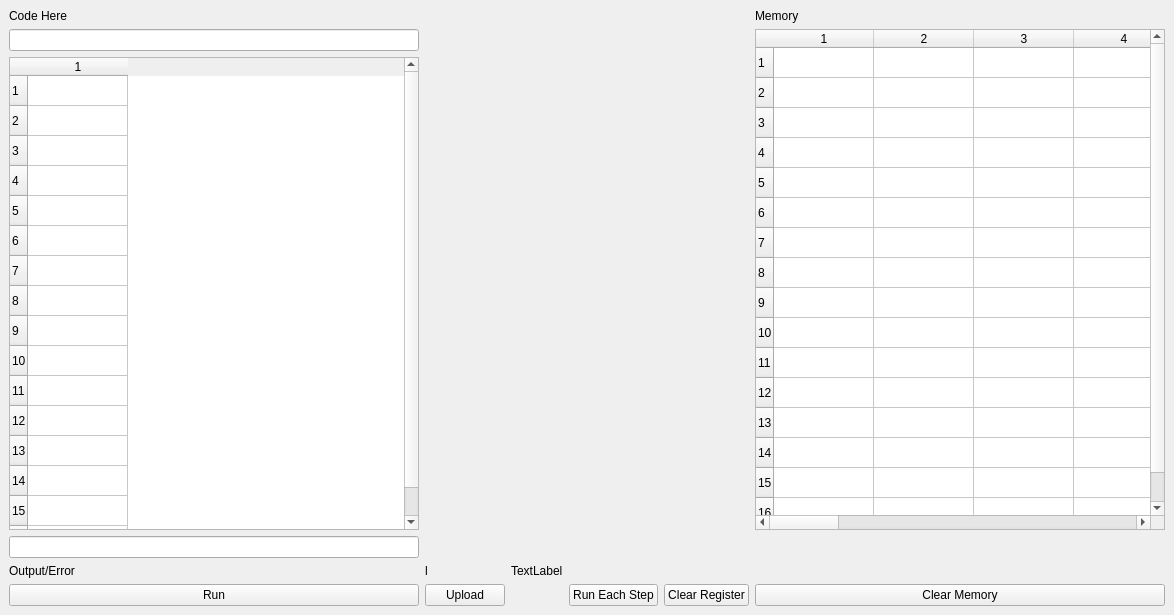
<?xml version="1.0" encoding="UTF-8"?>
<ui version="4.0">
 <class>MainWindow</class>
 <widget class="QMainWindow" name="MainWindow">
  <property name="geometry">
   <rect>
    <x>0</x>
    <y>0</y>
    <width>1174</width>
    <height>615</height>
   </rect>
  </property>
  <property name="windowTitle">
   <string>MainWindow</string>
  </property>
  <widget class="QWidget" name="centralwidget">
   <layout class="QGridLayout" name="gridLayout">
    <item row="2" column="0">
     <widget class="QTableWidget" name="registerTableWidget">
      <property name="rowCount">
       <number>16</number>
      </property>
      <property name="columnCount">
       <number>1</number>
      </property>
      <attribute name="verticalHeaderVisible">
       <bool>true</bool>
      </attribute>
      <row/>
      <row/>
      <row/>
      <row/>
      <row/>
      <row/>
      <row/>
      <row/>
      <row/>
      <row/>
      <row/>
      <row/>
      <row/>
      <row/>
      <row/>
      <row/>
      <column/>
     </widget>
    </item>
    <item row="5" column="5">
     <widget class="QPushButton" name="clearMemoryButton">
      <property name="text">
       <string>Clear Memory</string>
      </property>
     </widget>
    </item>
    <item row="1" column="5" rowspan="2">
     <widget class="QTableWidget" name="memoryTableWidget">
      <property name="lineWidth">
       <number>1</number>
      </property>
      <property name="verticalScrollBarPolicy">
       <enum>Qt::ScrollBarPolicy::ScrollBarAsNeeded</enum>
      </property>
      <property name="horizontalScrollBarPolicy">
       <enum>Qt::ScrollBarPolicy::ScrollBarAsNeeded</enum>
      </property>
      <property name="sizeAdjustPolicy">
       <enum>QAbstractScrollArea::SizeAdjustPolicy::AdjustIgnored</enum>
      </property>
      <property name="rowCount">
       <number>16</number>
      </property>
      <property name="columnCount">
       <number>16</number>
      </property>
      <row/>
      <row/>
      <row/>
      <row/>
      <row/>
      <row/>
      <row/>
      <row/>
      <row/>
      <row/>
      <row/>
      <row/>
      <row/>
      <row/>
      <row/>
      <row/>
      <column/>
      <column/>
      <column/>
      <column/>
      <column/>
      <column/>
      <column/>
      <column/>
      <column/>
      <column/>
      <column/>
      <column/>
      <column/>
      <column/>
      <column/>
      <column/>
     </widget>
    </item>
    <item row="4" column="0">
     <widget class="QLabel" name="ErrorDisplay">
      <property name="text">
       <string>Output/Error</string>
      </property>
     </widget>
    </item>
    <item row="1" column="0">
     <widget class="QLineEdit" name="codeInputTextEdit"/>
    </item>
    <item row="5" column="4">
     <widget class="QPushButton" name="clearRegisterButton">
      <property name="text">
       <string>Clear Register</string>
      </property>
     </widget>
    </item>
    <item row="5" column="1">
     <widget class="QPushButton" name="uploadButton">
      <property name="text">
       <string>Upload</string>
      </property>
     </widget>
    </item>
    <item row="3" column="0">
     <widget class="QLineEdit" name="startAddressLineEdit"/>
    </item>
    <item row="5" column="3">
     <widget class="QPushButton" name="runStepButton">
      <property name="text">
       <string>Run Each Step</string>
      </property>
     </widget>
    </item>
    <item row="0" column="5">
     <widget class="QLabel" name="MemoryLabel">
      <property name="text">
       <string>Memory</string>
      </property>
     </widget>
    </item>
    <item row="0" column="0">
     <widget class="QLabel" name="label_2">
      <property name="text">
       <string>Code Here</string>
      </property>
     </widget>
    </item>
    <item row="5" column="0">
     <widget class="QPushButton" name="runButton">
      <property name="text">
       <string>Run</string>
      </property>
     </widget>
    </item>
    <item row="4" column="1">
     <widget class="QLabel" name="IRandPCDisplay">
      <property name="text">
       <string>l</string>
      </property>
     </widget>
    </item>
    <item row="4" column="2">
     <widget class="QLabel" name="outputLabel">
      <property name="text">
       <string>TextLabel</string>
      </property>
     </widget>
    </item>
   </layout>
  </widget>
 </widget>
 <resources/>
 <connections/>
</ui>
